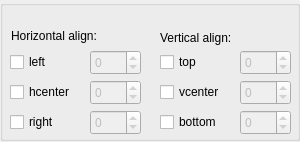
<?xml version="1.0" encoding="UTF-8"?>
<ui version="4.0">
 <class>AlignsPropertyGridWidget</class>
 <widget class="QWidget" name="AlignsPropertyGridWidget">
  <property name="geometry">
   <rect>
    <x>0</x>
    <y>0</y>
    <width>300</width>
    <height>142</height>
   </rect>
  </property>
  <property name="minimumSize">
   <size>
    <width>300</width>
    <height>142</height>
   </size>
  </property>
  <property name="windowTitle">
   <string>Form</string>
  </property>
  <widget class="QGroupBox" name="groupBox">
   <property name="geometry">
    <rect>
     <x>0</x>
     <y>0</y>
     <width>300</width>
     <height>141</height>
    </rect>
   </property>
   <property name="title">
    <string/>
   </property>
   <widget class="QLabel" name="horizontalAlignLabel">
    <property name="geometry">
     <rect>
      <x>11</x>
      <y>28</y>
      <width>105</width>
      <height>16</height>
     </rect>
    </property>
    <property name="text">
     <string>Horizontal align:</string>
    </property>
   </widget>
   <widget class="QLabel" name="verticalAlignLabel">
    <property name="geometry">
     <rect>
      <x>160</x>
      <y>30</y>
      <width>87</width>
      <height>16</height>
     </rect>
    </property>
    <property name="text">
     <string>Vertical align:</string>
    </property>
   </widget>
   <widget class="QSpinBox" name="leftAlignSpinBox">
    <property name="enabled">
     <bool>false</bool>
    </property>
    <property name="geometry">
     <rect>
      <x>90</x>
      <y>50</y>
      <width>51</width>
      <height>25</height>
     </rect>
    </property>
    <property name="minimum">
     <number>-10000</number>
    </property>
    <property name="maximum">
     <number>10000</number>
    </property>
   </widget>
   <widget class="QSpinBox" name="hcenterAlignSpinBox">
    <property name="enabled">
     <bool>false</bool>
    </property>
    <property name="geometry">
     <rect>
      <x>90</x>
      <y>80</y>
      <width>51</width>
      <height>25</height>
     </rect>
    </property>
    <property name="minimum">
     <number>-10000</number>
    </property>
    <property name="maximum">
     <number>10000</number>
    </property>
   </widget>
   <widget class="QSpinBox" name="rigthAlignSpinBox">
    <property name="enabled">
     <bool>false</bool>
    </property>
    <property name="geometry">
     <rect>
      <x>90</x>
      <y>110</y>
      <width>51</width>
      <height>25</height>
     </rect>
    </property>
    <property name="minimum">
     <number>-10000</number>
    </property>
    <property name="maximum">
     <number>10000</number>
    </property>
   </widget>
   <widget class="QSpinBox" name="bottomAlignSpinBox">
    <property name="enabled">
     <bool>false</bool>
    </property>
    <property name="geometry">
     <rect>
      <x>240</x>
      <y>110</y>
      <width>51</width>
      <height>25</height>
     </rect>
    </property>
    <property name="minimum">
     <number>-10000</number>
    </property>
    <property name="maximum">
     <number>10000</number>
    </property>
   </widget>
   <widget class="QSpinBox" name="vcenterAlignSpinBox">
    <property name="enabled">
     <bool>false</bool>
    </property>
    <property name="geometry">
     <rect>
      <x>240</x>
      <y>80</y>
      <width>51</width>
      <height>25</height>
     </rect>
    </property>
    <property name="minimum">
     <number>-10000</number>
    </property>
    <property name="maximum">
     <number>10000</number>
    </property>
   </widget>
   <widget class="QSpinBox" name="topAlignSpinBox">
    <property name="enabled">
     <bool>false</bool>
    </property>
    <property name="geometry">
     <rect>
      <x>240</x>
      <y>50</y>
      <width>51</width>
      <height>25</height>
     </rect>
    </property>
    <property name="minimum">
     <number>-1000</number>
    </property>
    <property name="maximum">
     <number>10000</number>
    </property>
   </widget>
   <widget class="QCheckBox" name="bottomAlignCheckBox">
    <property name="geometry">
     <rect>
      <x>160</x>
      <y>113</y>
      <width>71</width>
      <height>18</height>
     </rect>
    </property>
    <property name="text">
     <string>bottom</string>
    </property>
    <property name="iconSize">
     <size>
      <width>16</width>
      <height>16</height>
     </size>
    </property>
    <property name="tristate">
     <bool>false</bool>
    </property>
   </widget>
   <widget class="QCheckBox" name="rightAlignCheckBox">
    <property name="geometry">
     <rect>
      <x>10</x>
      <y>113</y>
      <width>51</width>
      <height>18</height>
     </rect>
    </property>
    <property name="text">
     <string>right</string>
    </property>
    <property name="iconSize">
     <size>
      <width>16</width>
      <height>16</height>
     </size>
    </property>
    <property name="tristate">
     <bool>false</bool>
    </property>
   </widget>
   <widget class="QCheckBox" name="hcenterAlignCheckBox">
    <property name="geometry">
     <rect>
      <x>10</x>
      <y>83</y>
      <width>71</width>
      <height>18</height>
     </rect>
    </property>
    <property name="text">
     <string>hcenter</string>
    </property>
    <property name="iconSize">
     <size>
      <width>16</width>
      <height>16</height>
     </size>
    </property>
    <property name="tristate">
     <bool>false</bool>
    </property>
   </widget>
   <widget class="QCheckBox" name="leftAlignCheckBox">
    <property name="geometry">
     <rect>
      <x>10</x>
      <y>53</y>
      <width>41</width>
      <height>18</height>
     </rect>
    </property>
    <property name="text">
     <string>left</string>
    </property>
    <property name="iconSize">
     <size>
      <width>16</width>
      <height>16</height>
     </size>
    </property>
    <property name="tristate">
     <bool>false</bool>
    </property>
   </widget>
   <widget class="QCheckBox" name="vcenterAlignCheckBox">
    <property name="geometry">
     <rect>
      <x>160</x>
      <y>83</y>
      <width>71</width>
      <height>18</height>
     </rect>
    </property>
    <property name="text">
     <string>vcenter</string>
    </property>
    <property name="iconSize">
     <size>
      <width>16</width>
      <height>16</height>
     </size>
    </property>
    <property name="tristate">
     <bool>false</bool>
    </property>
   </widget>
   <widget class="QCheckBox" name="topAlignCheckBox">
    <property name="geometry">
     <rect>
      <x>160</x>
      <y>53</y>
      <width>51</width>
      <height>18</height>
     </rect>
    </property>
    <property name="text">
     <string>top</string>
    </property>
    <property name="iconSize">
     <size>
      <width>16</width>
      <height>16</height>
     </size>
    </property>
    <property name="tristate">
     <bool>false</bool>
    </property>
   </widget>
  </widget>
 </widget>
 <resources/>
 <connections/>
</ui>
